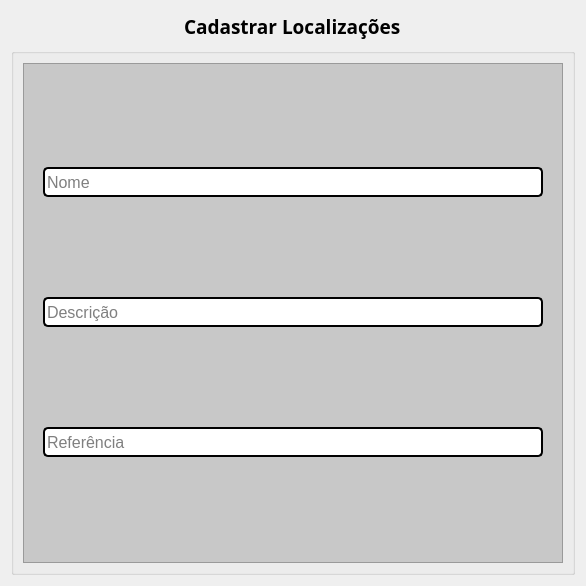
                <widget class="QWidget" name="locais_cadastrar_page">
                 <layout class="QVBoxLayout" name="verticalLayout_21">
                  <item alignment="Qt::AlignHCenter">
                   <widget class="QLabel" name="label_22">
                    <property name="minimumSize">
                     <size>
                      <width>111</width>
                      <height>31</height>
                     </size>
                    </property>
                    <property name="maximumSize">
                     <size>
                      <width>270</width>
                      <height>31</height>
                     </size>
                    </property>
                    <property name="font">
                     <font>
                      <family>Arial Black</family>
                      <pointsize>14</pointsize>
                      <weight>75</weight>
                      <bold>true</bold>
                     </font>
                    </property>
                    <property name="text">
                     <string>Cadastrar Localizações</string>
                    </property>
                   </widget>
                  </item>
                  <item>
                   <widget class="QGroupBox" name="groupBox_16">
                    <property name="minimumSize">
                     <size>
                      <width>0</width>
                      <height>0</height>
                     </size>
                    </property>
                    <property name="maximumSize">
                     <size>
                      <width>15000</width>
                      <height>15000</height>
                     </size>
                    </property>
                    <property name="title">
                     <string/>
                    </property>
                    <layout class="QGridLayout" name="gridLayout_36">
                     <item row="0" column="0" alignment="Qt::AlignHCenter">
                      <widget class="QFrame" name="frame_25">
                       <property name="minimumSize">
                        <size>
                         <width>540</width>
                         <height>500</height>
                        </size>
                       </property>
                       <property name="maximumSize">
                        <size>
                         <width>540</width>
                         <height>100000</height>
                        </size>
                       </property>
                       <property name="styleSheet">
                        <string notr="true">background-color: rgb(200, 200, 200);</string>
                       </property>
                       <property name="frameShape">
                        <enum>QFrame::StyledPanel</enum>
                       </property>
                       <property name="frameShadow">
                        <enum>QFrame::Raised</enum>
                       </property>
                       <layout class="QGridLayout" name="gridLayout_37">
                        <item row="0" column="0">
                         <widget class="QLineEdit" name="locais_c_nome_txt">
                          <property name="minimumSize">
                           <size>
                            <width>500</width>
                            <height>30</height>
                           </size>
                          </property>
                          <property name="maximumSize">
                           <size>
                            <width>500</width>
                            <height>16777215</height>
                           </size>
                          </property>
                          <property name="font">
                           <font>
                            <family>Arial</family>
                            <pointsize>12</pointsize>
                           </font>
                          </property>
                          <property name="styleSheet">
                           <string notr="true">color: rgb(0, 0, 0);
border-color: rgb(0, 0, 0);
background-color: rgb(255, 255, 255);
border-style: solid;
border-width: 2px;
border-radius: 5px;</string>
                          </property>
                          <property name="placeholderText">
                           <string>Nome</string>
                          </property>
                         </widget>
                        </item>
                        <item row="2" column="0">
                         <widget class="QLineEdit" name="locais_c_referencia_txt">
                          <property name="minimumSize">
                           <size>
                            <width>500</width>
                            <height>30</height>
                           </size>
                          </property>
                          <property name="maximumSize">
                           <size>
                            <width>500</width>
                            <height>16777215</height>
                           </size>
                          </property>
                          <property name="font">
                           <font>
                            <family>Arial</family>
                            <pointsize>12</pointsize>
                           </font>
                          </property>
                          <property name="styleSheet">
                           <string notr="true">color: rgb(0, 0, 0);
border-color: rgb(0, 0, 0);
background-color: rgb(255, 255, 255);
border-style: solid;
border-width: 2px;
border-radius: 5px;</string>
                          </property>
                          <property name="placeholderText">
                           <string>Referência</string>
                          </property>
                         </widget>
                        </item>
                        <item row="1" column="0">
                         <widget class="QLineEdit" name="locais_c_descricao_txt">
                          <property name="minimumSize">
                           <size>
                            <width>500</width>
                            <height>30</height>
                           </size>
                          </property>
                          <property name="maximumSize">
                           <size>
                            <width>500</width>
                            <height>16777215</height>
                           </size>
                          </property>
                          <property name="font">
                           <font>
                            <family>Arial</family>
                            <pointsize>12</pointsize>
                           </font>
                          </property>
                          <property name="styleSheet">
                           <string notr="true">color: rgb(0, 0, 0);
border-color: rgb(0, 0, 0);
background-color: rgb(255, 255, 255);
border-style: solid;
border-width: 2px;
border-radius: 5px;</string>
                          </property>
                          <property name="placeholderText">
                           <string>Descrição</string>
                          </property>
                         </widget>
                        </item>
                       </layout>
                      </widget>
                     </item>
                    </layout>
                   </widget>
                  </item>
                 </layout>
                </widget>
